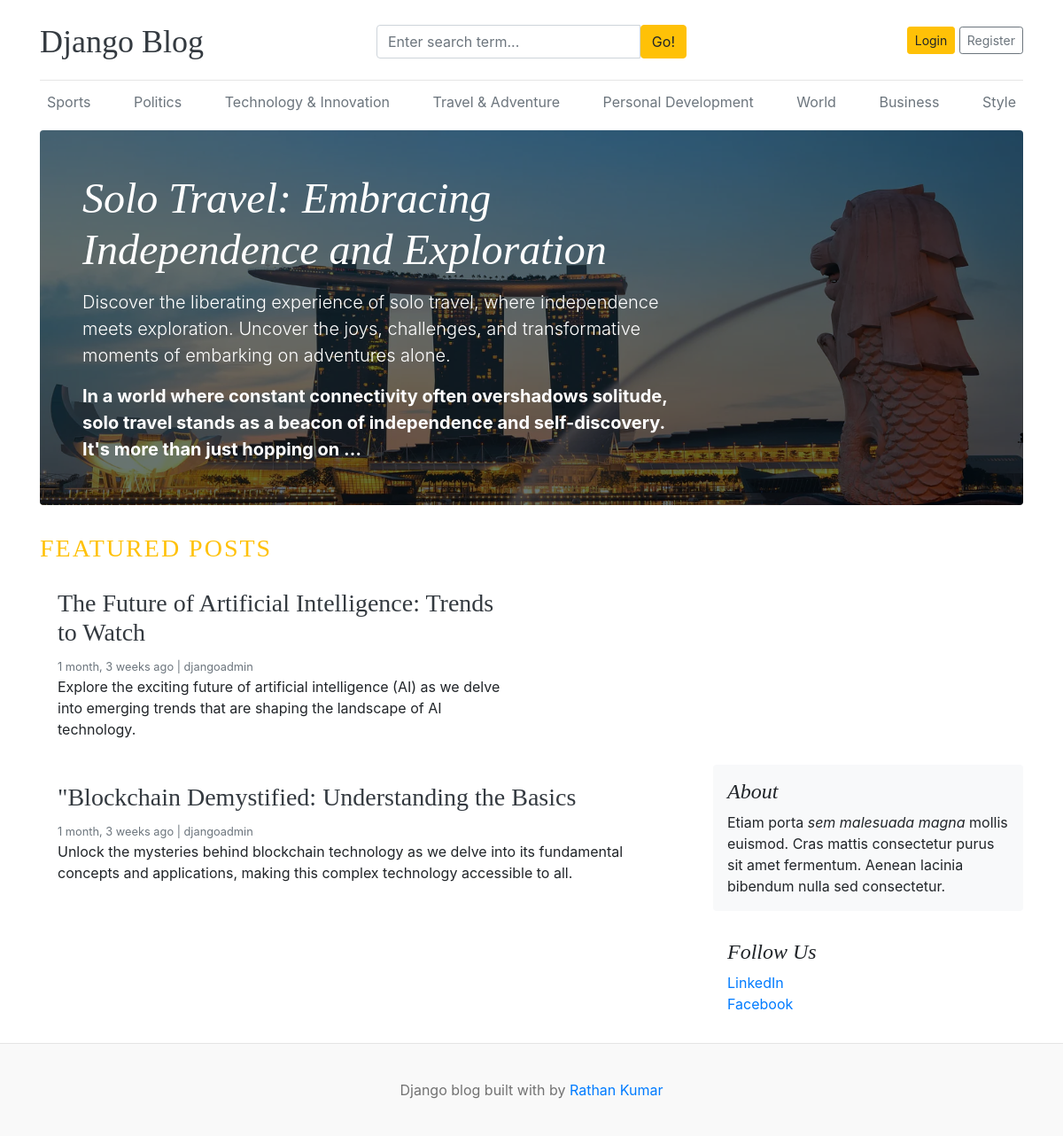
The page / on the database its author committed.
### blogs/models.py (models this page shows, shortened)
class Category(models.Model):
    category_name = models.CharField(max_length=50, unique=True)
    created_at = models.DateTimeField(auto_now_add=True)
    updated_at = models.DateTimeField(auto_now=True)
    class Meta:
        verbose_name_plural = 'categories'

class Blog(models.Model):
    title = models.CharField(max_length=100)
    slug = models.SlugField(max_length=150 ,unique=True)
    category = models.ForeignKey(Category, on_delete=models.CASCADE)
    author = models.ForeignKey(User, on_delete=models.CASCADE)
    featured_image = models.ImageField(upload_to='uploads/%Y/%m/%d')
    short_description = models.TextField(max_length=500)
    blog_body = models.TextField(max_length=2000)
    status = models.CharField(max_length=20, choices=STATUS_CHOCICES, default="Draft")
    is_featured = models.BooleanField(default=False)
    created_at = models.DateTimeField(auto_now_add=True)
    updated_at = models.DateTimeField(auto_now=True)

### assignments/models.py (models this page shows, shortened)
class SocialLink(models.Model):
    platform = models.CharField(max_length=25)
    link = models.URLField(max_length=100)
    created_at = models.DateTimeField(auto_now_add=True)
    updated_at = models.DateTimeField(auto_now=True)

### blog_main/views.py (the view)
# urls.py: 2. Add a URL to urlpatterns:  path('', views.home, name='home')
def home(request):
    featured_posts = Blog.objects.filter(is_featured=True, status='Published').order_by('-updated_at')
    posts = Blog.objects.filter(is_featured=False, status='Published')
    context = {
        'featured_posts':featured_posts,
        'posts':posts,
    }
    return render(request, 'home.html', context)

### blogs/context_processors.py (called while the page is built)
def get_categories(request):
    categories = Category.objects.all()
    return dict(categories=categories)

def get_social_links(request):
    social_links = SocialLink.objects.all()
    return dict(social_links=social_links)

### templates/home.html
{% extends 'base.html' %}
{% block content %}
{% for post in featured_posts %}
{% if forloop.first %}
<div class="jumbotron p-3 p-md-5 text-white rounded bg-dark"
    style="background-image: url({{post.featured_image.url}});background-blend-mode: overlay;background-size:cover;">
    <div class="col-md-8 px-0">
        <h1 class="display-4 font-italic">{{post.title}}</h1>
        <p class="lead my-3">{{post.short_description | truncatewords:25}}</p>
        <p class="lead mb-0"><a href="{% url 'posts' post.slug %}" class="text-white font-weight-bold">
                {{post.blog_body | truncatewords:25}}</a></p>
    </div>
</div>
{% endif %}
{% endfor %}
<h3 class="text-uppercase text-warning" style="letter-spacing: 2px;">Featured Posts</h3>
<div class="row mb-2">
    {% for post in featured_posts %}
    {% if not forloop.first %}
    <div class="col-md-6">
        <div class="card border-0">
            <div class="card-body">
                <h3><a href="{% url 'posts' post.slug %}" class="text-dark">{{post.title}}</a></h3>
                <small class="mb-1 text-muted">{{post.created_at | timesince}} ago | {{post.author}}</small>
                <p class="card-text">{{post.short_description | truncatewords:25}}</p>
            </div>
        </div>
    </div>
    {% endif %}
    {% endfor %}
</div>
<main role="main" class="container p-0">
    <div class="row">
        <div class="col-md-8 blog-main">
            {% for post in posts %}
            <div class="card border-0">
                <div class="card-body">
                    <h3><a href="{% url 'posts' post.slug %}" class="text-dark">{{post.title}}</a></h3>
                    <small class="mb-1 text-muted">{{post.created_at | timesince}} ago | {{post.author}}</small>
                    <p class="card-text">{{post.short_description | truncatewords:25}}</p>
                </div>
            </div>
            {% endfor %}
        </div>
        <aside class="col-md-4 blog-sidebar">
            <div class="p-3 mb-3 bg-light rounded">
                <h4 class="font-italic">About</h4>
                <p class="mb-0">Etiam porta <em>sem malesuada magna</em> mollis euismod. Cras mattis consectetur
                    purus sit amet fermentum. Aenean lacinia bibendum nulla sed consectetur.</p>
            </div>
            {% if social_links %}
            <div class="p-3">
                <h4 class="font-italic">Follow Us</h4>
                <ol class="list-unstyled">
                    {% for i in social_links %}
                    <li><a href="{{i.link}}" target="_blank">{{i.platform}}</a></li>
                    {% endfor %}
                </ol>
            </div>
            {% endif %}
        </aside>
    </div>
</main>
</div>
{% endblock %}

### templates/base.html (shortened to what this page needs)
{% load static %}
<!DOCTYPE html>
<html lang="en">
<head>
    <link href="https://getbootstrap.com/docs/4.0/dist/css/bootstrap.min.css" rel="stylesheet">
    <link href="{% static 'css/blog.css' %}" rel="stylesheet">
    <link rel="stylesheet" href="https://cdnjs.cloudflare.com/ajax/libs/font-awesome/6.5.1/css/all.min.css"
 />
</head>
<body>
    <div class="container">
        <header class="blog-header py-3">
            <div class="row flex-nowrap justify-content-between align-items-center">
                <div class="col-4 pt-1">
                    <a class="blog-header-logo text-dark" href="/">Django Blog</a>
                </div>
                <div class="col-4 pt-1">
                    <form action="{% url 'search' %}">
                        <div class="input-group">
                            <input class="form-control" type="text" name="keyword" value="{{keyword}}"
                                placeholder="Enter search term..." aria-label="Enter search term..."
                                aria-describedby="button-search" />
                            <button type="submit" class="btn btn-warning" id="button-search" type="button">Go!</button>
                        </div>
                    </form>
                </div>
                <div class="col-4 d-flex justify-content-end align-items-center">
                    {% if not user.is_authenticated %}
                    <a class="btn btn-sm btn-warning" href="{% url 'login' %}">Login</a> &nbsp;
                    <a class="btn btn-sm btn-outline-secondary" href="{% url 'register' %}">Register</a>
                    {% else %}
                    <span><a href="{% url 'dashboard' %}">Dashboard</a></span>
                    &emsp;
                    <span><a href="{% url 'logout' %}">Logout</a></span>
                    {% endif %}
                </div>
            </div>
        </header>
        <div class="nav-scroller py-1 mb-2">
            <nav class="nav d-flex justify-content-between">
                {% for category in categories %}
                <a class="p-2 text-muted"
                    href="{% url 'posts_by_category' category.id %}">{{category.category_name}}</a>
                {% endfor %}
            </nav>
        </div>
        {% block content %}
        {% endblock %}
        <footer class="blog-footer">
            <p>Django blog built with by <a href="#">Rathan Kumar</a></p>
        </footer>
</body>
</html>

### blog_main/static/css/blog.css (style rules this page uses)
.blog-header { border-bottom: 1px solid #e5e5e5; }
.blog-header-logo { font-family: "Playfair Display", Georgia, "Times New Roman", serif; font-size: 2.25rem; }
h1, h2, h3, h4, h5, h6 { font-family: "Playfair Display", Georgia, "Times New Roman", serif; }
.display-4 { font-size: 2.5rem; }
@media (min-width: 768px) { .display-4 { font-size: 3rem; } }
.blog-footer { padding: 2.5rem 0; color: #727272; text-align: center; background-color: #f9f9f9; border-top: .05rem solid #e5e5e5; }
.blog-footer p:last-child { margin-bottom: 0; }

### rows shown on the page
Category: category_name "Sports"
Category: category_name "Politics"
Category: category_name "Technology & Innovation"
Category: category_name "Travel & Adventure"
Category: category_name "Personal Development"
Category: category_name "World"
Category: category_name "Business"
Category: category_name "Style"
Blog: featured_image (picture), title "Solo Travel: Embracing Independence and Exploration", short_description "Discover the liberating experience of solo travel, where independence meets exploration. Uncover the joys, challenges, and transformative moments of embarking on adventures alone.", blog_body "In a world where constant connectivity often overshadows solitude, solo travel stands as a beacon of independence and self-discovery. It's more than just hopping on …"
Blog: title "The Future of Artificial Intelligence: Trends to Watch", created_at "1 month, 3 weeks", author "djangoadmin", short_description "Explore the exciting future of artificial intelligence (AI) as we delve into emerging trends that are shaping the landscape of AI technology."
Blog: title "\"Blockchain Demystified: Understanding the Basics", created_at "1 month, 3 weeks", author "djangoadmin", short_description "Unlock the mysteries behind blockchain technology as we delve into its fundamental concepts and applications, making this complex technology accessible to all."
SocialLink: platform "LinkedIn"
SocialLink: platform "Facebook"
